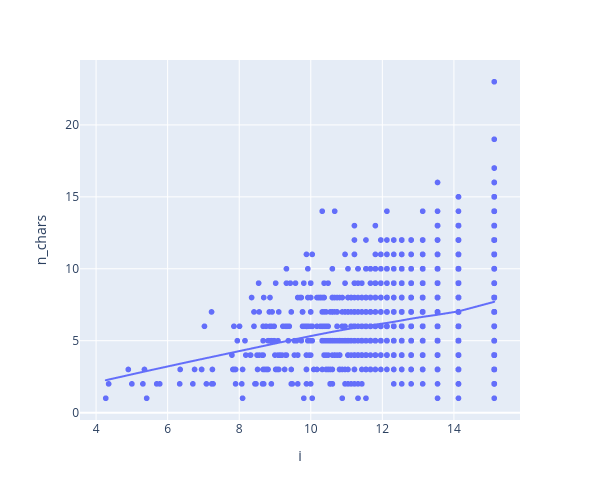

The cell this chart's notebook holds for it:
### Code cell
px.scatter(VOCAB.reset_index(), 'i', 'n_chars', hover_name='term_str', height=500, width=600, trendline='lowess')

### Figure 1 — Plotly figure (JSON) as saved in the notebook; plotly's stock layout.template omitted (floating-point values rounded to 4 significant figures; data arrays with more than 128 entries replaced by an {"elided": "..."} marker saying what was removed)
{"data": [{"hovertemplate": "<b>%{hovertext}</b><br><br>i=%{x}<br>n_chars=%{y}<extra></extra>", "hovertext": {"elided": "4639 str values"}, "legendgroup": "", "marker": {"color": "#636efa", "symbol": "circle"}, "mode": "markers", "name": "", "showlegend": false, "type": "scattergl", "x": {"elided": "4639 float values"}, "xaxis": "x", "y": {"elided": "4639 int values"}, "yaxis": "y"}, {"hovertemplate": "<b>LOWESS trendline</b><br><br>i=%{x}<br>n_chars=%{y} <b>(trend)</b><extra></extra>", "legendgroup": "", "marker": {"color": "#636efa", "symbol": "circle"}, "mode": "lines", "name": "", "showlegend": false, "type": "scattergl", "x": {"elided": "4639 float values"}, "xaxis": "x", "y": {"elided": "4639 float values"}, "yaxis": "y"}], "layout": {"height": 500, "legend": {"tracegroupgap": 0}, "margin": {"t": 60}, "width": 600, "xaxis": {"anchor": "y", "domain": [0, 1], "title": {"text": "i"}}, "yaxis": {"anchor": "x", "domain": [0, 1], "title": {"text": "n_chars"}}}}
